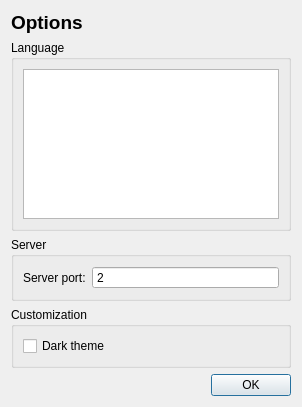
<?xml version="1.0" encoding="UTF-8"?>
<ui version="4.0">
 <class>optionsWindow</class>
 <widget class="QDialog" name="optionsWindow">
  <property name="geometry">
   <rect>
    <x>0</x>
    <y>0</y>
    <width>426</width>
    <height>469</height>
   </rect>
  </property>
  <property name="windowTitle">
   <string>Options</string>
  </property>
  <layout class="QGridLayout" name="gridLayout">
   <property name="sizeConstraint">
    <enum>QLayout::SetFixedSize</enum>
   </property>
   <item row="0" column="0" alignment="Qt::AlignTop">
    <widget class="QFrame" name="optionsFrame">
     <property name="sizePolicy">
      <sizepolicy hsizetype="Preferred" vsizetype="Preferred">
       <horstretch>0</horstretch>
       <verstretch>0</verstretch>
      </sizepolicy>
     </property>
     <property name="frameShape">
      <enum>QFrame::NoFrame</enum>
     </property>
     <property name="frameShadow">
      <enum>QFrame::Plain</enum>
     </property>
     <layout class="QGridLayout" name="gridLayout_2">
      <property name="leftMargin">
       <number>0</number>
      </property>
      <property name="topMargin">
       <number>0</number>
      </property>
      <property name="rightMargin">
       <number>0</number>
      </property>
      <property name="bottomMargin">
       <number>0</number>
      </property>
      <item row="1" column="0">
       <widget class="QGroupBox" name="languageBox">
        <property name="sizePolicy">
         <sizepolicy hsizetype="Preferred" vsizetype="Fixed">
          <horstretch>0</horstretch>
          <verstretch>0</verstretch>
         </sizepolicy>
        </property>
        <property name="title">
         <string>Language</string>
        </property>
        <layout class="QGridLayout" name="gridLayout_3">
         <item row="0" column="0">
          <widget class="QListWidget" name="languageList">
           <property name="sizePolicy">
            <sizepolicy hsizetype="Preferred" vsizetype="Fixed">
             <horstretch>0</horstretch>
             <verstretch>0</verstretch>
            </sizepolicy>
           </property>
           <property name="maximumSize">
            <size>
             <width>16777215</width>
             <height>150</height>
            </size>
           </property>
          </widget>
         </item>
        </layout>
       </widget>
      </item>
      <item row="3" column="0">
       <widget class="QGroupBox" name="customizationBox">
        <property name="sizePolicy">
         <sizepolicy hsizetype="Preferred" vsizetype="Fixed">
          <horstretch>0</horstretch>
          <verstretch>0</verstretch>
         </sizepolicy>
        </property>
        <property name="title">
         <string>Customization</string>
        </property>
        <layout class="QFormLayout" name="formLayout_2">
         <item row="0" column="0">
          <widget class="QCheckBox" name="darkThemeCheckBox">
           <property name="text">
            <string>Dark theme</string>
           </property>
          </widget>
         </item>
        </layout>
       </widget>
      </item>
      <item row="0" column="0">
       <widget class="QLabel" name="titleLabel">
        <property name="sizePolicy">
         <sizepolicy hsizetype="Preferred" vsizetype="Fixed">
          <horstretch>0</horstretch>
          <verstretch>0</verstretch>
         </sizepolicy>
        </property>
        <property name="font">
         <font>
          <pointsize>14</pointsize>
          <weight>75</weight>
          <bold>true</bold>
         </font>
        </property>
        <property name="text">
         <string>Options</string>
        </property>
       </widget>
      </item>
      <item row="2" column="0">
       <widget class="QGroupBox" name="serverBox">
        <property name="sizePolicy">
         <sizepolicy hsizetype="Preferred" vsizetype="Fixed">
          <horstretch>0</horstretch>
          <verstretch>0</verstretch>
         </sizepolicy>
        </property>
        <property name="title">
         <string>Server</string>
        </property>
        <layout class="QFormLayout" name="formLayout">
         <item row="0" column="0">
          <widget class="QLabel" name="portLabel">
           <property name="text">
            <string>Server port:</string>
           </property>
          </widget>
         </item>
         <item row="0" column="1">
          <widget class="QSpinBox" name="portEdit">
           <property name="sizePolicy">
            <sizepolicy hsizetype="Expanding" vsizetype="Fixed">
             <horstretch>0</horstretch>
             <verstretch>0</verstretch>
            </sizepolicy>
           </property>
           <property name="buttonSymbols">
            <enum>QAbstractSpinBox::NoButtons</enum>
           </property>
           <property name="minimum">
            <number>2</number>
           </property>
           <property name="maximum">
            <number>65535</number>
           </property>
          </widget>
         </item>
        </layout>
       </widget>
      </item>
     </layout>
    </widget>
   </item>
   <item row="6" column="0" alignment="Qt::AlignRight">
    <widget class="QFrame" name="buttonsFrame">
     <property name="sizePolicy">
      <sizepolicy hsizetype="Preferred" vsizetype="Fixed">
       <horstretch>0</horstretch>
       <verstretch>0</verstretch>
      </sizepolicy>
     </property>
     <property name="frameShape">
      <enum>QFrame::NoFrame</enum>
     </property>
     <property name="frameShadow">
      <enum>QFrame::Plain</enum>
     </property>
     <layout class="QHBoxLayout" name="horizontalLayout">
      <property name="leftMargin">
       <number>0</number>
      </property>
      <property name="topMargin">
       <number>0</number>
      </property>
      <property name="rightMargin">
       <number>0</number>
      </property>
      <property name="bottomMargin">
       <number>0</number>
      </property>
      <item alignment="Qt::AlignRight">
       <widget class="QPushButton" name="okButton">
        <property name="sizePolicy">
         <sizepolicy hsizetype="Fixed" vsizetype="Fixed">
          <horstretch>0</horstretch>
          <verstretch>0</verstretch>
         </sizepolicy>
        </property>
        <property name="text">
         <string notr="true">OK</string>
        </property>
       </widget>
      </item>
     </layout>
    </widget>
   </item>
  </layout>
 </widget>
 <resources/>
 <connections/>
</ui>
